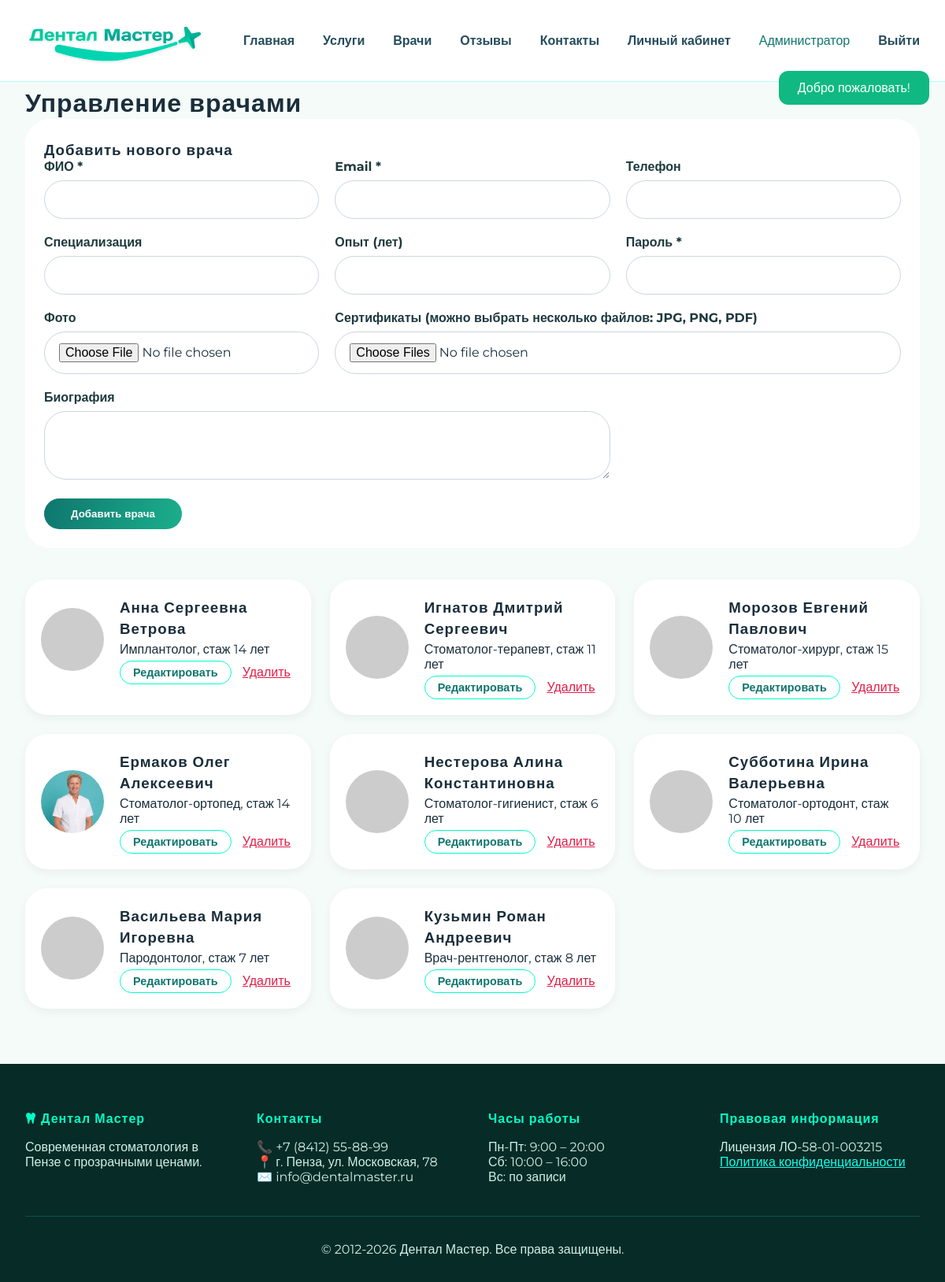
The page /admin_doctors.php (signed in) on the database its author committed.
### tables this page shows
CREATE TABLE `user` (
  `id` int(11) NOT NULL,
  `email` varchar(100) NOT NULL,
  `password_hash` varchar(200) NOT NULL,
  `full_name` varchar(150) NOT NULL,
  `phone` varchar(20) NOT NULL,
  `role` varchar(20) DEFAULT 'patient',
  `specialty` varchar(200) DEFAULT NULL,
  `experience` int(11) DEFAULT NULL,
  `bio` text,
  `schedule_json` text,
  `photo` varchar(255) DEFAULT NULL,
  `is_active` tinyint(1) DEFAULT '1',
  `created_at` timestamp NULL DEFAULT CURRENT_TIMESTAMP,
  `certificates` text COMMENT 'JSON массив ссылок на сертификаты',
  `gender` enum('male','female') DEFAULT NULL,
  `age` int(11) DEFAULT NULL,
  `agree_terms` tinyint(1) DEFAULT '0',
  `cabinet_number` varchar(20) DEFAULT '1'
);

### admin_doctors.php (the view, shortened to what this page needs)
<?php require 'config.php';
include 'header.php';
$doctors = $pdo->query("SELECT * FROM user WHERE role='doctor'")->fetchAll();
?>
<div class="container">
    <h1>Управление врачами</h1>
    <form method="POST" enctype="multipart/form-data" style="background:white; padding:24px; border-radius:32px; margin-bottom:40px;">
        <h3>Добавить нового врача</h3>
        <div style="display:grid; grid-template-columns:repeat(auto-fill,minmax(280px,1fr)); gap:20px;">
            <div><label><strong>ФИО *</strong></label><input type="text" name="full_name" required></div>
            <div><label><strong>Email *</strong></label><input type="email" name="email" required></div>
            <div><label><strong>Телефон</strong></label><input type="text" name="phone"></div>
            <div><label><strong>Специализация</strong></label><input type="text" name="specialty"></div>
            <div><label><strong>Опыт (лет)</strong></label><input type="number" name="experience"></div>
            <div><label><strong>Пароль *</strong></label><input type="password" name="password" required></div>
            <div><label><strong>Фото</strong></label><input type="file" name="photo" accept="image/*"></div>
            <div style="grid-column:span 2;">
                <label><strong>Сертификаты (можно выбрать несколько файлов: JPG, PNG, PDF)</strong></label>
                <input type="file" name="certificates[]" multiple accept="image/*,application/pdf">
            </div>
            <div style="grid-column:span 2;"><label><strong>Биография</strong></label><textarea name="bio" rows="3" style="width:100%;"></textarea></div>
        </div>
        <button type="submit" name="add_doctor" class="btn-primary" style="margin-top:20px;">Добавить врача</button>
    </form>
    <div style="display:grid; grid-template-columns:repeat(auto-fill,minmax(320px,1fr)); gap:24px;">
        <?php foreach($doctors as $d):
            $photo = !empty($d['photo']) && file_exists('uploads/'.$d['photo']) ? 'uploads/'.$d['photo'] : 'https://randomuser.me/api/portraits/men/1.jpg';
            $certs = json_decode($d['certificates'], true) ?: [];
        ?>
            <div style="background:white; border-radius:28px; padding:20px; box-shadow:0 4px 12px rgba(0,0,0,0.05);">
                <div style="display:flex; gap:20px; align-items:center;">
                    <img src="<?= $photo ?>" style="width:80px; height:80px; object-fit:cover; border-radius:50%;">
                    <div>
                        <h3 style="margin:0;"><?= htmlspecialchars($d['full_name']) ?></h3>
                        <p style="margin:5px 0;"><?= htmlspecialchars($d['specialty']) ?></p>
                        <button class="btn-outline" style="padding:6px 16px; font-size:0.9rem;" onclick='openEditDoctor(<?= json_encode($d) ?>, <?= json_encode($certs) ?>)'>Редактировать</button>
                        <a href="?delete=<?= $d['id'] ?>" onclick="return confirm('Удалить врача?')" style="color:#e11d48; margin-left:10px;">Удалить</a>
                    </div>
                </div>
            </div>
        <?php endforeach; ?>
    </div>
</div>
<?php include 'footer.php'; ?>

### header.php (style rules this page uses)
* { margin: 0; padding: 0; box-sizing: border-box; }
body { font-family: 'Montserrat', sans-serif; background: #f5fbf9; color: #1a2e3b; }
:root { --primary: #0F766E; --primary-dark: #0a5c55; --primary-light: #00ffc8; --secondary: #37FFA2; }
.container { max-width: 1280px; margin: 0 auto; padding: 0 32px; }
h1, h2, h3, h4, .logo-text, .hero-title { font-family: 'Oswald', sans-serif; letter-spacing: 1px; }
input, select, textarea { width: 100%; padding: 14px 18px; border: 1px solid #cbd5e1; border-radius: 28px; font-family: 'Montserrat', sans-serif; font-size: 1rem; transition: 0.2s; background: white; }
label { display: block; margin-bottom: 8px; font-weight: 600; color: #1e3a3f; }
.btn-outline { border: 1.5px solid var(--primary-light); background: transparent; padding: 8px 24px; border-radius: 44px; font-weight: 600; cursor: pointer; transition: 0.2s; color: var(--primary); text-decoration: none; display: inline-block; }
.btn-primary { background: linear-gradient(105deg, #0F766E, #1BAF8C); border: none; padding: 12px 34px; border-radius: 44px; font-weight: 600; color: white; cursor: pointer; transition: 0.2s; display: inline-block; text-decoration: none; text-align: center; }

### rows shown on the page
user: full_name "Анна Сергеевна Ветрова", specialty "Имплантолог, стаж 14 лет"
user: full_name "Игнатов Дмитрий Сергеевич", specialty "Стоматолог-терапевт, стаж 11 лет"
user: full_name "Морозов Евгений Павлович", specialty "Стоматолог-хирург, стаж 15 лет"
user: photo (picture), full_name "Ермаков Олег Алексеевич", specialty "Стоматолог-ортопед, стаж 14 лет"
user: full_name "Нестерова Алина Константиновна", specialty "Стоматолог-гигиенист, стаж 6 лет"
user: full_name "Субботина Ирина Валерьевна", specialty "Стоматолог-ортодонт, стаж 10 лет"
user: full_name "Васильева Мария Игоревна", specialty "Пародонтолог, стаж 7 лет"
user: full_name "Кузьмин Роман Андреевич", specialty "Врач-рентгенолог, стаж 8 лет"

### other values the page prints
$_SESSION['full_name'] "Администратор"
$_SESSION['flash']['message'] "Добро пожаловать!"
